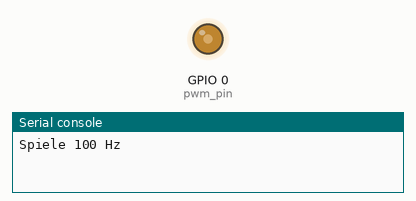
Recording of a program running on a simulated ESP32 board running MicroPython. Shown: output pins drawn as LEDs (lit = HIGH), the last lines printed to the serial console.

Above: at 0.1 s.
At 6.05 s:
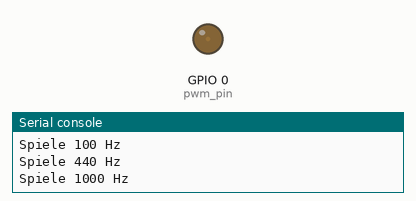
Timing chart, 0 to 7.9 s (numbered marks = the images above):
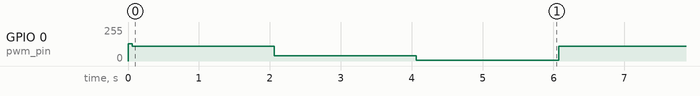

The program:

ue4a3b.py
```python
# Übungsblatt 4 - Aufgabe 3 b)

'''
Versteht die D/A-Wandlung (Digital-Analog-Wandlung) mit PWM.

Gibt digitale Sinus-Samples über PWM als analoges Signal aus.

1. Erzeugt digitale Sinus-Samples.
2. Gibt die Samples nacheinander über den PWM-Ausgang aus.
3. Der Timer sorgt dafür, dass jedes Sample mit der richtigen Abtastfrequenz ausgegeben wird.
4. Dadurch entsteht nach einem Tiefpass ein analoges Signal.

Testfrequenzen:
- 100 Hz
- 440 Hz
- 1000 Hz

Dies ist die Grundlage für die spätere Audioausgabe und Signalverarbeitung.
'''


import machine                         # ESP32-Funktionen
import time                            # Zeitfunktionen
from machine import Pin               # GPIO-Pins
from machine import PWM               # PWM-Modul
from machine import Timer             # Hardware-Timer
from machine import ADC               # ADC (wird hier noch nicht benutzt)
import math                           # Mathematische Funktionen

class Sampler():

    # Klassenvariablen
    adc = ADC(Pin(34), atten=ADC.ATTN_11DB)    # ADC auf GPIO34
    pwm_pin = PWM(Pin(0))                      # PWM-Ausgang auf GPIO0
    tim = Timer(0)                             # Timer 0
    samples = []                               # Liste für Samples
    conv = False                               # Status der Wandlung

    def __init__(self, fs):
        machine.freq(240000000)                # ESP32 auf 240 MHz setzen
        Sampler.pwm_pin.init(int(1E5), duty_u16=32768)  # PWM mit 100 kHz starten
        time.sleep_ms(50)                      # kurz warten
        self.fs = fs                           # Abtastfrequenz speichern

    def pwm(self, duty):
        '''
            Startet ein PWM-Signal.
            duty : Tastverhältnis von 0 bis 65535
        '''

        # Prüfen, ob der Wert gültig ist
        if (duty < 0) or (duty > 65535):
            raise Exception("Duty-Cycle must be in between [0,65535]%!")

        # PWM-Tastverhältnis setzen
        Sampler.pwm_pin.duty_u16(int(duty))

    def convDA(self):

        # Alle Samples nacheinander ausgeben
        for duty in Sampler.samples:

            # D/A-Wandlung conversation über PWM
            self.pwm(duty)

            # Bis zum nächsten Timer-Aufruf warten
            yield

    def handler(self,gen):
        try:
            # Nächstes Sample ausgeben
            next(gen)

        except StopIteration:
            # Timer stoppen
            Sampler.tim.deinit()

            # Wandlung beendet
            self.conv = False

    def startDA(self):

        # Generator erzeugen
        gen = self.convDA()

        # Wandlung läuft
        self.conv = True

        # Timer startet die Ausgabe mit der Abtastfrequenz
        Sampler.tim.init(
            mode=Timer.PERIODIC,
            freq=self.fs,
            callback=lambda t:self.handler(gen)
        )


if __name__ == "__main__":

    fs = 5000                          # Abtastfrequenz 5 kHz
    sampler = Sampler(fs)              # Sampler-Objekt erzeugen

    frequencies = [100, 440, 1000]     # Testfrequenzen aus Aufgabe 3b

    while True:                        # Endlosschleife für wiederholte Ausgabe

        for f in frequencies:          # jede Frequenz nacheinander testen

            print("Spiele", f, "Hz")   # aktuelle Frequenz anzeigen

            Sampler.samples = [        # Sinus-Samples erzeugen
                32767 * math.sin(2 * math.pi * f / fs * n) + 32768
                for n in range(int(fs / f))
            ]

            sampler.startDA()          # D/A-Wandlung starten

            while sampler.conv:        # warten bis Ausgabe fertig ist
                pass

            time.sleep(2)              # kurze Pause zwischen den Tönen
```

Measured:
- by itself, GPIO 0 (pwm_pin): repeats every 6.0 s: 40/255 2.0 s, 6/255 2.0 s, 112/255 2.0 s
